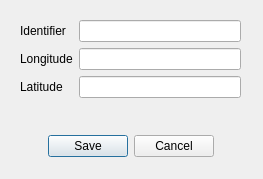
<?xml version="1.0" encoding="UTF-8"?>
<ui version="4.0">
 <class>Dialog_add_point</class>
 <widget class="QDialog" name="Dialog_add_point">
  <property name="geometry">
   <rect>
    <x>0</x>
    <y>0</y>
    <width>263</width>
    <height>179</height>
   </rect>
  </property>
  <property name="windowTitle">
   <string>Add point</string>
  </property>
  <property name="modal">
   <bool>true</bool>
  </property>
  <widget class="QDialogButtonBox" name="buttonBox">
   <property name="geometry">
    <rect>
     <x>40</x>
     <y>130</y>
     <width>181</width>
     <height>32</height>
    </rect>
   </property>
   <property name="orientation">
    <enum>Qt::Horizontal</enum>
   </property>
   <property name="standardButtons">
    <set>QDialogButtonBox::Cancel|QDialogButtonBox::Save</set>
   </property>
   <property name="centerButtons">
    <bool>true</bool>
   </property>
  </widget>
  <widget class="QWidget" name="formLayoutWidget">
   <property name="geometry">
    <rect>
     <x>20</x>
     <y>20</y>
     <width>221</width>
     <height>95</height>
    </rect>
   </property>
   <layout class="QFormLayout" name="formLayout">
    <property name="fieldGrowthPolicy">
     <enum>QFormLayout::AllNonFixedFieldsGrow</enum>
    </property>
    <item row="0" column="0">
     <widget class="QLabel" name="label">
      <property name="text">
       <string>Identifier</string>
      </property>
     </widget>
    </item>
    <item row="0" column="1">
     <widget class="QLineEdit" name="lineEdit_id"/>
    </item>
    <item row="1" column="0">
     <widget class="QLabel" name="label_2">
      <property name="text">
       <string>Longitude</string>
      </property>
     </widget>
    </item>
    <item row="1" column="1">
     <widget class="QLineEdit" name="lineEdit_longitude"/>
    </item>
    <item row="2" column="0">
     <widget class="QLabel" name="label_3">
      <property name="text">
       <string>Latitude</string>
      </property>
     </widget>
    </item>
    <item row="2" column="1">
     <widget class="QLineEdit" name="lineEdit_latitude"/>
    </item>
   </layout>
  </widget>
 </widget>
 <resources/>
 <connections>
  <connection>
   <sender>buttonBox</sender>
   <signal>accepted()</signal>
   <receiver>Dialog_add_point</receiver>
   <slot>accept()</slot>
   <hints>
    <hint type="sourcelabel">
     <x>248</x>
     <y>254</y>
    </hint>
    <hint type="destinationlabel">
     <x>157</x>
     <y>274</y>
    </hint>
   </hints>
  </connection>
  <connection>
   <sender>buttonBox</sender>
   <signal>rejected()</signal>
   <receiver>Dialog_add_point</receiver>
   <slot>reject()</slot>
   <hints>
    <hint type="sourcelabel">
     <x>316</x>
     <y>260</y>
    </hint>
    <hint type="destinationlabel">
     <x>286</x>
     <y>274</y>
    </hint>
   </hints>
  </connection>
 </connections>
</ui>
